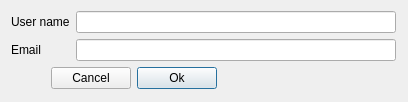
<?xml version="1.0" encoding="UTF-8"?>
<ui version="4.0">
 <class>AppRegistrationDialog</class>
 <widget class="QDialog" name="AppRegistrationDialog">
  <property name="geometry">
   <rect>
    <x>0</x>
    <y>0</y>
    <width>408</width>
    <height>102</height>
   </rect>
  </property>
  <property name="windowTitle">
   <string>Registration</string>
  </property>
  <layout class="QFormLayout" name="formLayout">
   <item row="0" column="0">
    <layout class="QGridLayout" name="gridLayout">
     <item row="0" column="0">
      <widget class="QLabel" name="labelUserName">
       <property name="text">
        <string>User name</string>
       </property>
      </widget>
     </item>
     <item row="0" column="1">
      <widget class="QLineEdit" name="lineEditUserName"/>
     </item>
     <item row="1" column="0">
      <widget class="QLabel" name="labelEmail">
       <property name="text">
        <string>Email</string>
       </property>
      </widget>
     </item>
     <item row="1" column="1">
      <widget class="QLineEdit" name="lineEditEmail">
       <property name="minimumSize">
        <size>
         <width>320</width>
         <height>0</height>
        </size>
       </property>
      </widget>
     </item>
    </layout>
   </item>
   <item row="1" column="0">
    <layout class="QHBoxLayout" name="horizontalLayout">
     <item>
      <spacer name="horizontalSpacer">
       <property name="orientation">
        <enum>Qt::Horizontal</enum>
       </property>
       <property name="sizeHint" stdset="0">
        <size>
         <width>40</width>
         <height>20</height>
        </size>
       </property>
      </spacer>
     </item>
     <item>
      <widget class="QPushButton" name="pushButtonCancel">
       <property name="text">
        <string>Cancel</string>
       </property>
      </widget>
     </item>
     <item>
      <widget class="QPushButton" name="pushButtonOk">
       <property name="text">
        <string>Ok</string>
       </property>
       <property name="default">
        <bool>true</bool>
       </property>
      </widget>
     </item>
    </layout>
   </item>
  </layout>
 </widget>
 <resources/>
 <connections/>
</ui>
